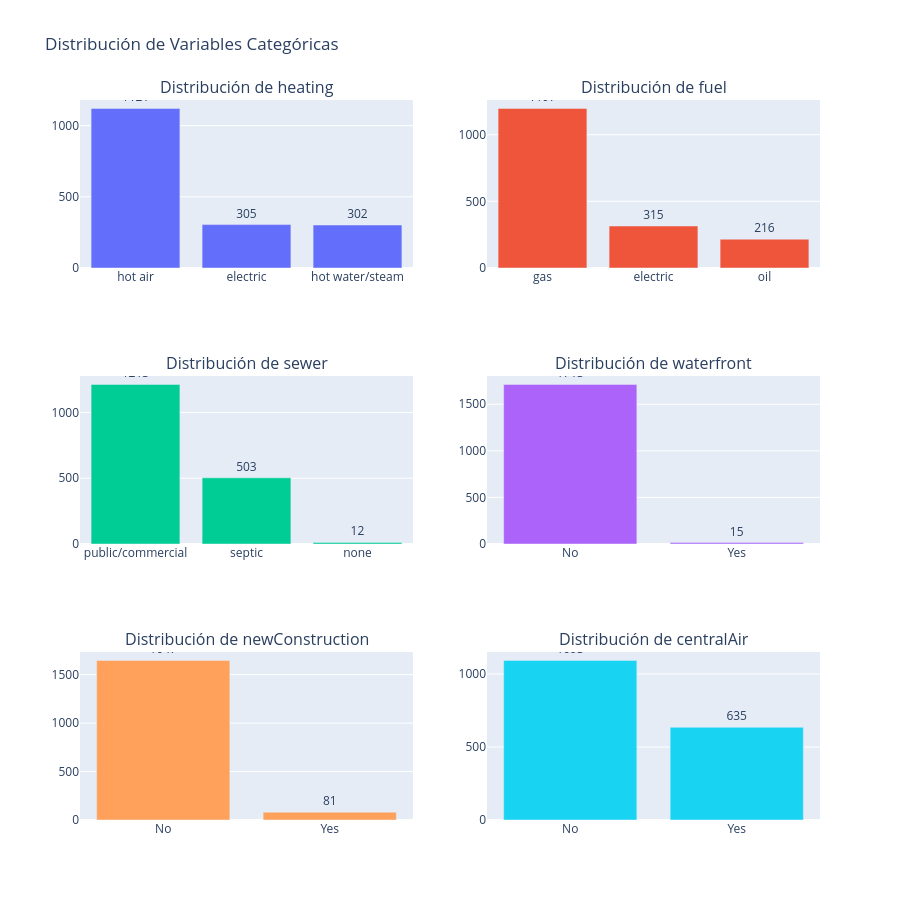

The cell this chart's notebook holds for it:
### Markdown cell above
## 8. Análisis de Variables Categóricas

### Code cell
# Visualización de variables categóricas
fig = make_subplots(
    rows=3, cols=2,
    subplot_titles=[f'Distribución de {col}' for col in categorical_cols],
    vertical_spacing=0.15,
    horizontal_spacing=0.1
)

for i, col in enumerate(categorical_cols):
    row = i // 2 + 1
    col_pos = i % 2 + 1
    
    value_counts = df[col].value_counts()
    
    fig.add_trace(
        go.Bar(x=value_counts.index, y=value_counts.values, 
               name=col, showlegend=False,
               text=value_counts.values, textposition='outside'),
        row=row, col=col_pos
    )

fig.update_layout(height=900, title_text="Distribución de Variables Categóricas")
fig.show()

### Figure 1 — Plotly figure (JSON) as saved in the notebook; plotly's stock layout.template omitted (floating-point values rounded to 4 significant figures)
{"data": [{"name": "heating", "showlegend": false, "text": [1121.0, 305.0, 302.0], "textposition": "outside", "type": "bar", "x": ["hot air", "electric", "hot water/steam"], "xaxis": "x", "y": [1121, 305, 302], "yaxis": "y"}, {"name": "fuel", "showlegend": false, "text": [1197.0, 315.0, 216.0], "textposition": "outside", "type": "bar", "x": ["gas", "electric", "oil"], "xaxis": "x2", "y": [1197, 315, 216], "yaxis": "y2"}, {"name": "sewer", "showlegend": false, "text": [1213.0, 503.0, 12.0], "textposition": "outside", "type": "bar", "x": ["public/commercial", "septic", "none"], "xaxis": "x3", "y": [1213, 503, 12], "yaxis": "y3"}, {"name": "waterfront", "showlegend": false, "text": [1713.0, 15.0], "textposition": "outside", "type": "bar", "x": ["No", "Yes"], "xaxis": "x4", "y": [1713, 15], "yaxis": "y4"}, {"name": "newConstruction", "showlegend": false, "text": [1647.0, 81.0], "textposition": "outside", "type": "bar", "x": ["No", "Yes"], "xaxis": "x5", "y": [1647, 81], "yaxis": "y5"}, {"name": "centralAir", "showlegend": false, "text": [1093.0, 635.0], "textposition": "outside", "type": "bar", "x": ["No", "Yes"], "xaxis": "x6", "y": [1093, 635], "yaxis": "y6"}], "layout": {"annotations": [{"font": {"size": 16}, "showarrow": false, "text": "Distribución de heating", "x": 0.225, "xanchor": "center", "xref": "paper", "y": 1.0, "yanchor": "bottom", "yref": "paper"}, {"font": {"size": 16}, "showarrow": false, "text": "Distribución de fuel", "x": 0.775, "xanchor": "center", "xref": "paper", "y": 1.0, "yanchor": "bottom", "yref": "paper"}, {"font": {"size": 16}, "showarrow": false, "text": "Distribución de sewer", "x": 0.225, "xanchor": "center", "xref": "paper", "y": 0.6167, "yanchor": "bottom", "yref": "paper"}, {"font": {"size": 16}, "showarrow": false, "text": "Distribución de waterfront", "x": 0.775, "xanchor": "center", "xref": "paper", "y": 0.6167, "yanchor": "bottom", "yref": "paper"}, {"font": {"size": 16}, "showarrow": false, "text": "Distribución de newConstruction", "x": 0.225, "xanchor": "center", "xref": "paper", "y": 0.2333, "yanchor": "bottom", "yref": "paper"}, {"font": {"size": 16}, "showarrow": false, "text": "Distribución de centralAir", "x": 0.775, "xanchor": "center", "xref": "paper", "y": 0.2333, "yanchor": "bottom", "yref": "paper"}], "height": 900, "title": {"text": "Distribución de Variables Categóricas"}, "xaxis": {"anchor": "y", "domain": [0, 0.45]}, "xaxis2": {"anchor": "y2", "domain": [0.55, 1]}, "xaxis3": {"anchor": "y3", "domain": [0, 0.45]}, "xaxis4": {"anchor": "y4", "domain": [0.55, 1]}, "xaxis5": {"anchor": "y5", "domain": [0, 0.45]}, "xaxis6": {"anchor": "y6", "domain": [0.55, 1]}, "yaxis": {"anchor": "x", "domain": [0.7667, 1.0]}, "yaxis2": {"anchor": "x2", "domain": [0.7667, 1.0]}, "yaxis3": {"anchor": "x3", "domain": [0.3833, 0.6167]}, "yaxis4": {"anchor": "x4", "domain": [0.3833, 0.6167]}, "yaxis5": {"anchor": "x5", "domain": [0, 0.2333]}, "yaxis6": {"anchor": "x6", "domain": [0, 0.2333]}}}
